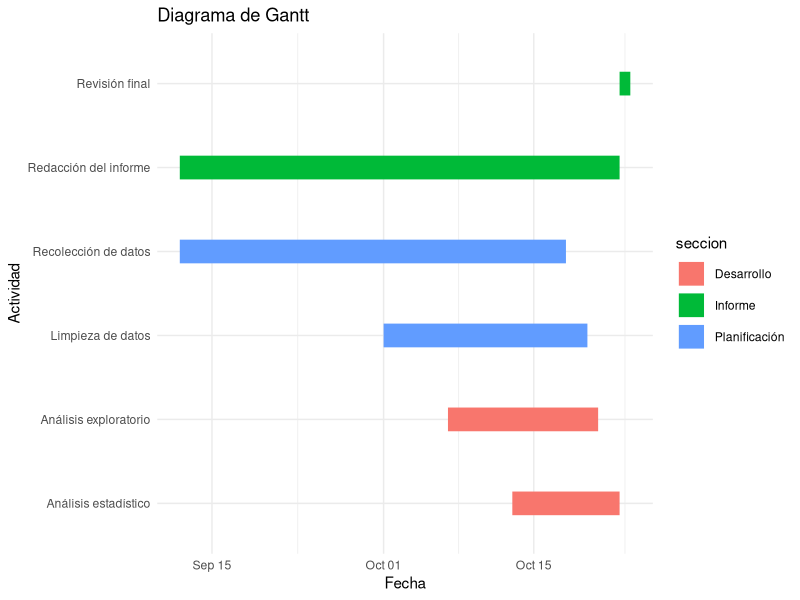
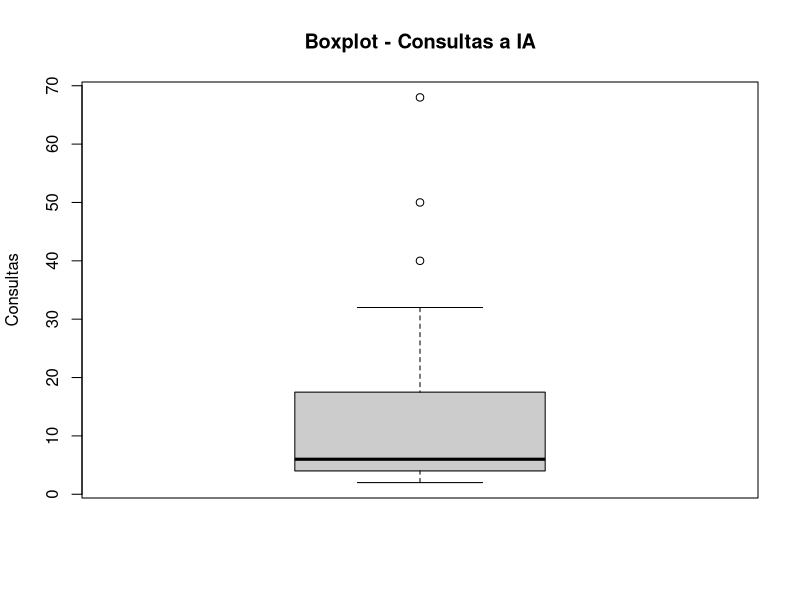
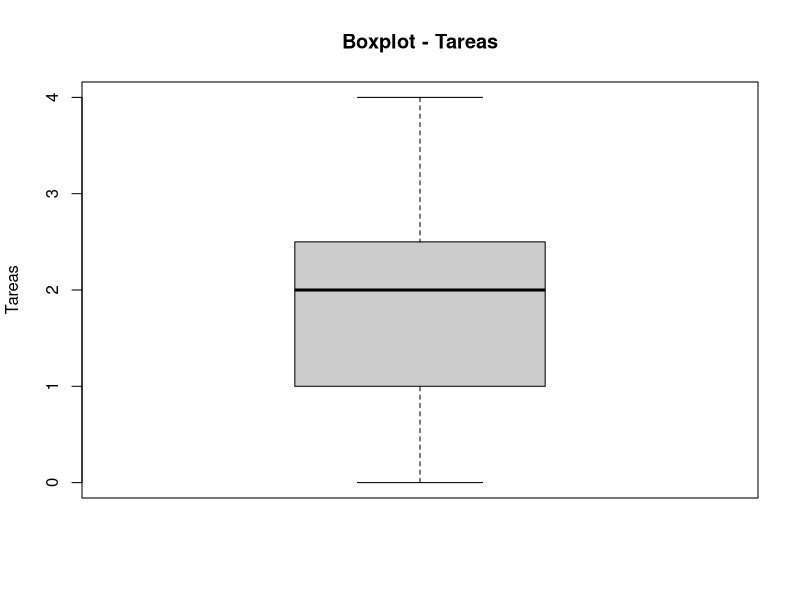
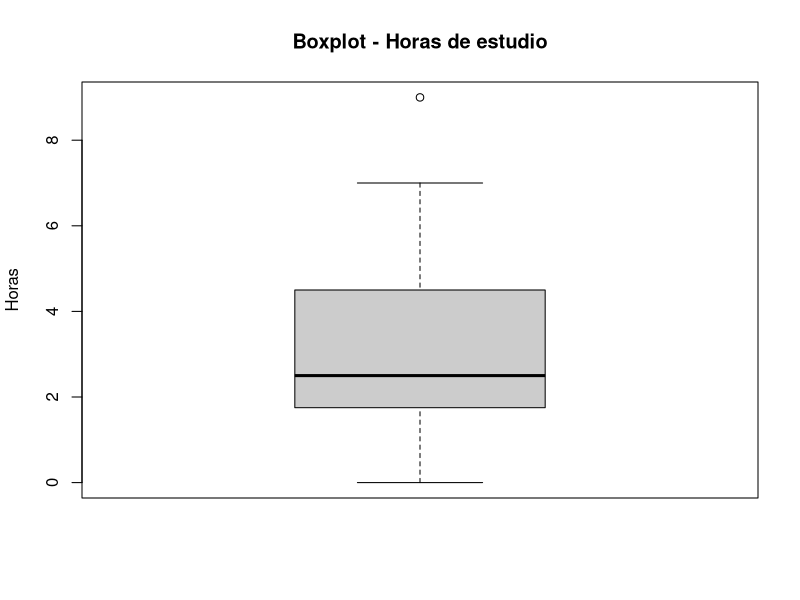
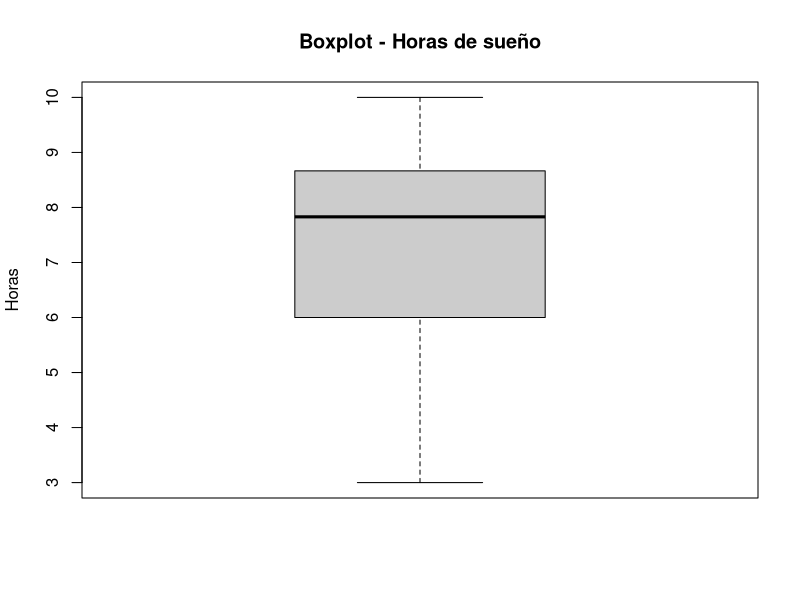
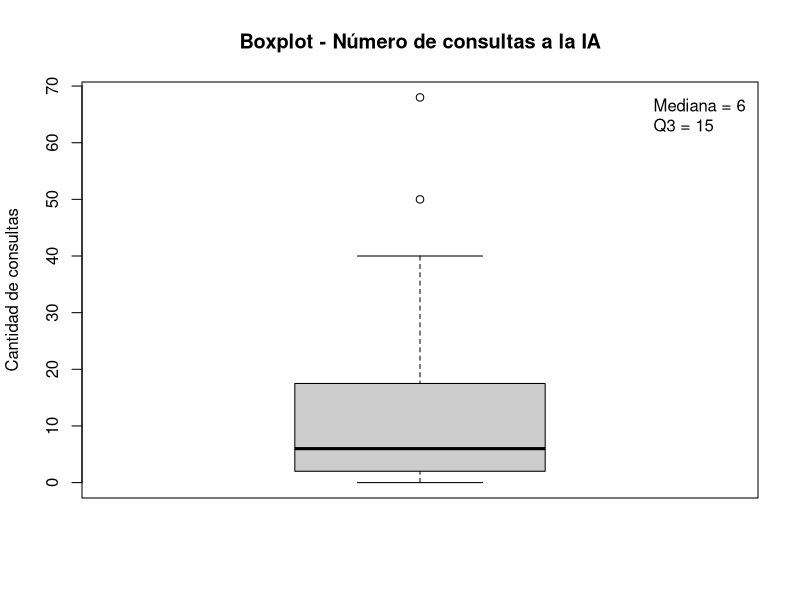
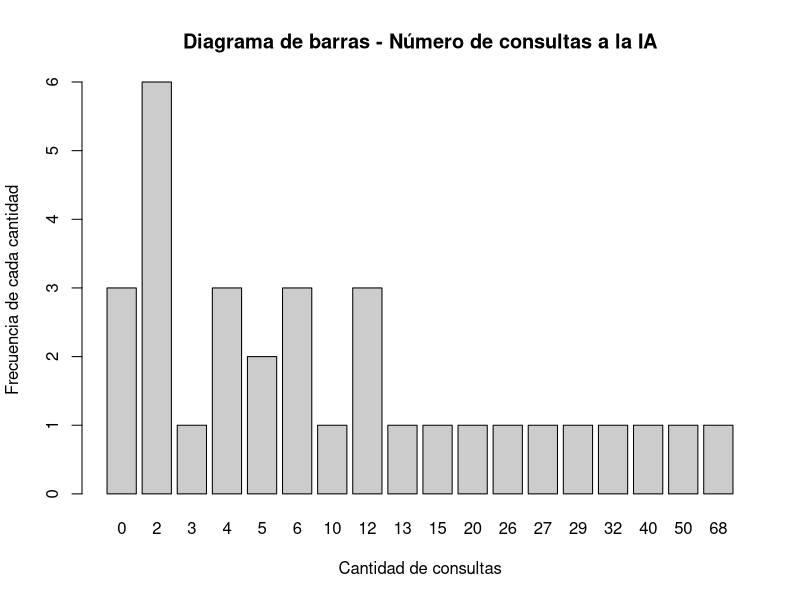
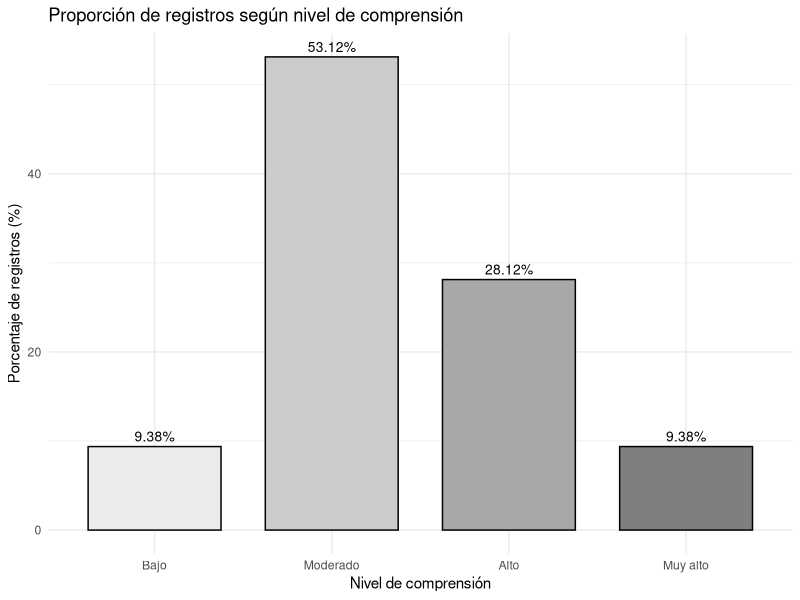

The R script that drew these images, in order:
## ---- chunk 1
library(ggplot2)

tareas <- data.frame(
  tarea = c(
    "Recolección de datos",
    "Limpieza de datos",
    "Análisis exploratorio",
    "Análisis estadístico",
    "Redacción del informe",
    "Revisión final"
  ),
  inicio = as.Date(c(
    "2026-09-12", "2026-10-01", "2026-10-07", "2026-10-13", "2026-09-12", "2026-10-23"
  )),
  fin = as.Date(c(
    "2026-10-18", "2026-10-20", "2026-10-21", "2026-10-23", "2026-10-23", "2026-10-24"
  )),
  seccion = c(
    "Planificación",
    "Planificación",
    "Desarrollo",
    "Desarrollo",
    "Informe",
    "Informe"
  )
)

ggplot(tareas,
       aes(x = inicio,
           xend = fin,
           y = tarea,
           yend = tarea,
           color = seccion)) +
  geom_segment(linewidth = 8) +
  labs(title = "Diagrama de Gantt",
       x = "Fecha",
       y = "Actividad") +
  theme_minimal()
## ---- chunk 2
library(readr)
library(dplyr)
library(tidyverse)
library(ggplot2)

DF <- read_csv("RespuestasDiario.csv")
## ---- chunk 3
names(DF)
DFL <- DF
## ---- chunk 4
DFL %>% rename(hora = `Marca temporal`
               , consultas = `¿Cuántas consultas a una IA realizaste hoy?`
               , uso = `¿Cuál fue el uso principal que le diste a la IA hoy?`
               , satisfaccion = `¿Qué nivel de satisfacción tienes con tu avance académico de hoy?`
               , tareas = `¿En cuántas tareas de hoy el uso de la IA te ahorró tiempo?`
               , curso = `¿Cuál es el código del curso sobre el que hiciste la mayoría de tus consultas a la IA hoy?`
               , estudio = `¿Cuántas horas efectivas de estudio acumulaste el día de hoy?`
               , sueno = `¿Cuántas horas dormiste la noche pasada?`
               , comprension = `¿Qué nivel de comprensión tuviste de las actividades académicas que realizaste hoy?`
               , email = `Dirección de correo electrónico`) -> DFL
## ---- chunk 5
DFL <- DFL[, c("hora", "consultas", "uso", "satisfaccion", "tareas", "curso", "estudio", "sueno", "comprension", "email")]
names(DFL)
## ---- chunk 6
DFAuxiliar <- read_csv("CorreosGrupo.csv")
## ---- chunk 7
DFL <- inner_join(DFL, DFAuxiliar, by = "email")
## ---- chunk 8
dim(DFL)
head(DFL)
sapply(DFL, class)
## ---- chunk 9
colSums(is.na(DFL))
## ---- chunk 10
round(colSums(is.na(DFL)) / nrow(DFL) * 100, 2)
## ---- chunk 11
sum(DFL$consultas == 0, na.rm = TRUE)
## ---- chunk 12
sum(DFL$tareas == 0, na.rm = TRUE)
## ---- chunk 13
sum(DFL$estudio == 0, na.rm = TRUE)
## ---- chunk 14
sum(DFL$sueno == 0, na.rm = TRUE)
## ---- chunk 15
unique(DFL$comprension)
## ---- chunk 16
length(unique(DFL$sueno))
unique(DFL$sueno)
## ---- chunk 17
length(unique(DFL$estudio))
unique(DFL$estudio)
## ---- chunk 18
length(unique(DFL$curso))
## ---- chunk 19
length(unique(DFL$tareas))
sort(unique(DFL$tareas))
## ---- chunk 20
unique(DFL$satisfaccion)
## ---- chunk 21
length(unique(DFL$uso))
unique(DFL$uso)
## ---- chunk 22
length(unique(DFL$consultas))
## ---- chunk 23

#Se hace el filtrado por horas teniendo en cuenta que se guarda en el formato de 24 horas por lo que solo acotamos desde 21.5 o sea 9:30 

DFL1<-DFL%>%filter(!(((hour(dmy_hms(hora)) + minute(dmy_hms(hora))/60) < 21.5))) %>% 

# en caso de superesswarnings es para evitar que arroje errores en consultas debido a que permite ingreso de datos vacíos por lo que se trata de convertir a numero y de ahí vemos si es NA e invirtiendo mediante ! para quedarnos con los que si cumplan eso  
  
filter(!is.na(suppressWarnings(as.numeric(consultas))), 

# Repetimos el mismo tipo de filtrado con respecto a la variable tareas, sueno y estudio 

!is.na(suppressWarnings(as.numeric(tareas))),                                   
!is.na(suppressWarnings(as.numeric(estudio))),                           !is.na(suppressWarnings(as.numeric(sueno))))%>% 
  
#verificamos que las consultas y tareas sean números enteros 

filter(as.numeric(consultas)%%1==0, 
       as.numeric(tareas)%%1==0)

## ---- chunk 24
  DF2<-DFL1%>%mutate(
  
  # se arma el primer filtro para normalizar uso
  uso_= chartr("áéíóúÁÉÍÓÚ", "aeiouAEIOU", tolower(uso)),
  
  # el segundo filtro para la búsqueda de palabras clave 
  usoC= str_detect(uso_,regex("\\b(ia|no|use|ningun[oa])\\b",ignore_case = TRUE)),
  
  # el tercer filtro ayuda a buscar datos no validos y validar los mismos
  cursoC = is.na(curso) | str_detect(curso, "^[ -]*$") | 
  str_detect(curso, "^[A-Za-z]{2}\\d{4}$"),
  
  # el cuarto filtro verifica las consultas y une con validacion de curso
  filtro=!usoC&cursoC&(as.numeric(consultas)>0|as.numeric(tareas)>0),
  
  # se aplica el filtro para cada dato relacionado
  uso = if_else(filtro, uso,NA_character_),
  
  consultas=if_else(filtro,consultas,NA_integer_),   
  
  tareas= if_else(filtro,tareas,NA_integer_),
  
  curso = if_else(filtro,curso,NA_character_)
  ) %>% select(-filtro, -usoC,-cursoC,-uso_)  
# después se borra las columnas auxiliares     
DF2$curso<-toupper(DF2$curso)
DF2$uso<-tolower(DF2$uso)
## ---- chunk 25
# Número de consultas a IA
boxplot(DF2$consultas,
        main = "Boxplot - Consultas a IA",
        ylab = "Consultas",
        col = "gray80")

boxplot.stats(DF2$consultas)$out
## ---- chunk 26
# Número de tareas donde la IA ahorró tiempo
boxplot(DF2$tareas,
        main = "Boxplot - Tareas",
        ylab = "Tareas",
        col = "gray80")

boxplot.stats(DF2$tareas)$out
## ---- chunk 27
# Horas efectivas de estudio
boxplot(DF2$estudio,
        main = "Boxplot - Horas de estudio",
        ylab = "Horas",
        col = "gray80")
        
boxplot.stats(DF2$estudio)$out
## ---- chunk 28
# Horas de sueño
boxplot(DF2$sueno,
        main = "Boxplot - Horas de sueño",
        ylab = "Horas",
        col = "gray80")

boxplot.stats(DF2$sueno)$out
## ---- chunk 29
# Variabilidad de las consultas
range(DF2$consultas, na.rm = TRUE)
var(DF2$consultas, na.rm = TRUE)
sd(DF2$consultas, na.rm = TRUE)
IQR(DF2$consultas, na.rm = TRUE)
sd(DF2$consultas, na.rm = TRUE) / mean(DF2$consultas, na.rm = TRUE)
## ---- chunk 30
# Variabilidad de las tareas
range(DF2$tareas, na.rm = TRUE)
var(DF2$tareas, na.rm = TRUE)
sd(DF2$tareas, na.rm = TRUE)
IQR(DF2$tareas, na.rm = TRUE)
sd(DF2$tareas, na.rm = TRUE) / mean(DF2$tareas, na.rm = TRUE)
## ---- chunk 31
# Variabilidad de las horas de estudio
range(DF2$estudio, na.rm = TRUE)
var(DF2$estudio, na.rm = TRUE)
sd(DF2$estudio, na.rm = TRUE)
IQR(DF2$estudio, na.rm = TRUE)
sd(DF2$estudio, na.rm = TRUE) / mean(DF2$estudio, na.rm = TRUE)
## ---- chunk 32
# Variabilidad de las horas de sueño
range(DF2$sueno, na.rm = TRUE)
var(DF2$sueno, na.rm = TRUE)
sd(DF2$sueno, na.rm = TRUE)
IQR(DF2$sueno, na.rm = TRUE)
sd(DF2$sueno, na.rm = TRUE) / mean(DF2$sueno, na.rm = TRUE)
## ---- chunk 33
# Frecuencia del principal uso de IA (de mayor a menor)
length(unique(na.omit(DF2$uso)))
head(sort(table(DF2$uso), decreasing = TRUE), 4)
round(head(sort(prop.table(table(DF2$uso)), decreasing = TRUE), 4) * 100, 2)
## ---- chunk 34
# Frecuencia del nivel de satisfacción
table(DF2$satisfaccion)
prop.table(table(DF2$satisfaccion)) * 100
## ---- chunk 35
# Frecuencia del nivel de comprensión (en su orden natural)
niveles <- c("Muy bajo", "Bajo", "Moderado", "Alto", "Muy alto")
table(factor(DF2$comprension, levels = niveles))
prop.table(table(factor(DF2$comprension, levels = niveles))) * 100
## ---- chunk 36
tabla_NA <- data.frame(
  Variable = names(DF2),
  Cantidad_NA = colSums(is.na(DF2)),
  Porcentaje_NA = round(colSums(is.na(DF2)) / nrow(DF2) * 100, 2),
  row.names = NULL
)
tabla_NA
## ---- chunk 37
#Revisamos si los NAs están en una mismo registro
table(rowSums(is.na(DF2)))
#Impacto si eliminamos los NAs
nrow(DF2)
nrow(na.omit(DF2))
round((1 - nrow(na.omit(DF2)) / nrow(DF2)) * 100, 2)
## ---- chunk 38
# DF2 sale de DFL1 sin filtrar filas, recuperamos de DFL1 los valores que el Paso 3 convirtió a NA
nrow(DFL1) == nrow(DF2)

diagnostico <- DF2 %>%
  mutate(
    # Valores originales, antes del Paso 3
    consultas_orig = as.numeric(DFL1$consultas),
    tareas_orig    = as.numeric(DFL1$tareas),
    uso_orig       = as.character(DFL1$uso),
    curso_orig     = as.character(DFL1$curso),

    # ¿El estudiante declaró alguna actividad con IA ese día?
    hubo_actividad = consultas_orig > 0 | tareas_orig > 0,

    # Motivo por el que el registro quedó incompleto
    motivo = case_when(
      !is.na(uso)     ~ "Completo",
      !hubo_actividad ~ "Sin uso de IA",
      consultas_orig == 0 & is.na(uso_orig) ~ "Sin uso de IA",
      TRUE            ~ "Curso fuera de formato"
    )
  )

table(diagnostico$motivo)
## ---- chunk 39
# Perfil de cada grupo según las consultas que realmente declararon
diagnostico %>%
  filter(motivo != "Completo") %>%
  group_by(motivo) %>%
  summarise(
    n = n(),
    consultas_min   = min(consultas_orig),
    consultas_max   = max(consultas_orig),
    consultas_media = round(mean(consultas_orig), 1)
  )
## ---- chunk 40
DF_GesNulos <- diagnostico %>%
  mutate(
    #Indicador de uso de IA, según el motivo y no según si había NA
    uso_ia = factor(if_else(motivo != "Sin uso de IA", "Usó IA", "No usó IA"),
                    levels = c("Usó IA", "No usó IA")),

    # Si no usó IA, el valor verdadero es 0 
    # Cuantitativas discretas: 
    consultas = if_else(motivo == "Sin uso de IA", 0, consultas_orig),
    consultas= as.integer(consultas),
    tareas    = if_else(motivo == "Sin uso de IA", 0, tareas_orig),
    tareas= as.integer(tareas),
    # Cualitativa nominal
    uso   = if_else(motivo == "Sin uso de IA", "No usó IA", uso_orig),
    uso = factor(uso,levels=unique(uso)),
    

  # Solo el curso se marca como inválido; el resto de datos se conserva
    curso = case_when(
      motivo == "Sin uso de IA"          ~ "No aplica",
      motivo == "Curso fuera de formato" ~ "Sin código válido",
      TRUE                               ~ curso_orig
    ),
      curso = factor(curso,levels=unique(curso)),

    # Cuantitativas continuas
    estudio = as.numeric(estudio),
    sueno   = as.numeric(sueno),

    # Ordinal con levels
    comprension = factor(comprension,
                         levels = c("Muy bajo", "Bajo", "Moderado", "Alto", "Muy alto"),
                         ordered = TRUE),

    satisfaccion = factor(satisfaccion, levels = 1:5, ordered = TRUE),

    # Identificador
    Grupo = factor(Grupo)
  ) %>%
# Se borran las columnas que solo sirvieron para el diagnóstico
  select(-consultas_orig, -tareas_orig, -uso_orig, -curso_orig,
         -hubo_actividad, -motivo)
## ---- chunk 41
# Verificamos que no quede ningún NA ni se hayan perdido filas
sum(is.na(DF_GesNulos))
nrow(DF_GesNulos)
table(DF_GesNulos$uso_ia)
## ---- chunk 42
DF3 <- DF_GesNulos %>%
  select(consultas, uso, satisfaccion, tareas, curso,
         estudio, sueno, comprension, uso_ia)

    dim(DF3)
    sapply(DF3, function(x) class(x)[1])
    sum(is.na(DF3))
## ---- chunk 43
# Cuántas observaciones sobreviven a cada etapa del proceso
trazabilidad <- data.frame(
  Etapa = c("Base cruda (DF)", "Subset y join (DFL)", "Normalización (DFL1)",
            "Criterios (DF2)", "Gestión de nulos (DF3)"),
  Observaciones = c(nrow(DF), nrow(DFL), nrow(DFL1), nrow(DF2), nrow(DF3))
)
# Qué porcentaje de la base original representa cada etapa
trazabilidad$Retencion <- round(trazabilidad$Observaciones / nrow(DF) * 100, 2)
trazabilidad
## ---- chunk 44
# Mismo diagnóstico del Paso 1, ahora sobre la base limpia.
radiografia <- data.frame(
  Variable = names(DF3),
  Tipo = sapply(DF3, function(x) class(x)[1]),
  NA_total = colSums(is.na(DF3)),
  Porcentaje_NA = round(colSums(is.na(DF3)) / nrow(DF3) * 100, 2),
  Unicos = sapply(DF3, function(x) length(unique(x))),
  row.names = NULL
)
radiografia
## ---- chunk 45
# Conteo de ceros en cada numérica
sum(DF3$consultas == 0)
sum(DF3$tareas == 0)
sum(DF3$estudio == 0)
sum(DF3$sueno == 0)
## ---- chunk 46
# Verificamos que ninguna numérica se salga de los rangos del codebook.

data.frame(
  Variable = c("consultas", "tareas", "estudio", "sueno"),
  Restriccion = c("x >= 0", "x >= 0", "x >= 0", "0 <= x <= 24"),
  Minimo = c(min(DF3$consultas), min(DF3$tareas), min(DF3$estudio), min(DF3$sueno)),
  Maximo = c(max(DF3$consultas), max(DF3$tareas), max(DF3$estudio), max(DF3$sueno)),
  Cumple = c(all(DF3$consultas >= 0), all(DF3$tareas >= 0), all(DF3$estudio >= 0),
             all(DF3$sueno >= 0 & DF3$sueno <= 24))
)
## ---- chunk 47
# Filas idénticas en todas sus columnas
sum(duplicated(DF_GesNulos))
# El diseño es longitudinal, cada estudiante debe tener un solo registro por día.
DF_GesNulos %>%
  mutate(fecha = substr(hora, 1, 10)) %>%
  count(email, fecha) %>%
  filter(n > 1)
## ---- chunk 48
# Observaciones limpias que aportó cada grupo
DF_GesNulos %>% count(Grupo)
## ---- chunk 49
# Filtro sobre nuestro grupo
GRUPO <- 6
DF3_grupo <- DF_GesNulos %>% filter(Grupo == GRUPO)

nrow(DF3_grupo)
DF3_grupo %>% count(email)
## ---- chunk 50
n_distinct(DF_GesNulos$email)
## ---- chunk 51
sd(DF3$consultas, na.rm = T) / abs(mean(DF3$consultas, na.rm = T))
## ---- chunk 52
boxplot(DF3$consultas,
        main = "Boxplot - Número de consultas a la IA",
        ylab = "Cantidad de consultas",
        col = "gray80")
legend("topright",
       legend = paste("Mediana =", median(DF3$consultas, na.rm = TRUE), "\nQ3 =", quantile(DF3$consultas, 0.75, na.rm = T, type = 3)), bty = "n")
## ---- chunk 53
barplot(table(DF3$consultas),
        main = "Diagrama de barras - Número de consultas a la IA",
        xlab = "Cantidad de consultas",
        ylab = "Frecuencia de cada cantidad",
        col = "gray80")
## ---- chunk 54
table(DF3$comprension)
round(prop.table(table(DF3$comprension)) * 100, 2)
round(cumsum(prop.table(table(DF3$comprension))) * 100, 2)
## ---- chunk 55
DF3 %>%
  count(comprension) %>%
  mutate(p = n / sum(n) * 100) %>%
  ggplot(aes(x = comprension, y = p, fill = comprension)) +
  geom_col(color = "black", width = 0.75) +
  geom_text(aes(label = paste0(round(p, 2), "%")), vjust = -0.5, size = 3.5) +
  scale_fill_manual(values = c("gray92", "gray80", "gray66", "gray50", "gray35")) +
  labs(title = "Proporción de registros según nivel de comprensión",
       x = "Nivel de comprensión", y = "Porcentaje de registros (%)") +
  theme_minimal() +
  theme(legend.position = "none")
## ---- chunk 56
summary(DF3$sueno)
round(sd(DF3$sueno),2)
IQR(DF3$sueno)
round(sd(DF3$sueno) / mean(DF3$sueno),2) #CV
## ---- chunk 57
boxplot(DF3$sueno,
        main = "Horas de sueño",
        ylab = "Horas",
        col = "gray80")
## ---- chunk 58
hist(DF3$sueno,
     main = "Horas de sueño",
     xlab = "Horas",
     col = "gray80",
     ylab = "Frecuencia")
axis(1, at = 0:ceiling(max(DF3$sueno)))
abline(v = mean(DF3$sueno, na.rm = TRUE), col = "firebrick", lwd = 2, lty = 2)
legend("topright",
       legend = paste("Media =", round(mean(DF3$sueno, na.rm = TRUE), 2)),
       col = "firebrick", lty = 2, lwd = 2, bty = "n")
## ---- chunk 59
boxplot(consultas ~ satisfaccion, data = DF3,
        main = "Nivel de satisfacción vs Número de consultas",
        xlab = "Nivel de satisfacción",
        ylab = "Cantidad de consultas")
## ---- chunk 60
quantile(DF3$consultas[DF3$satisfaccion == 3], 0.3, na.rm = T, type = 3)
quantile(DF3$consultas[DF3$satisfaccion == 4], 0.3, na.rm = T, type = 3)
quantile(DF3$consultas[DF3$satisfaccion == 5], 0.3, na.rm = T, type = 3)
## ---- chunk 61
cor.test(DF3$consultas,DF3$estudio,method="spearman")
## ---- chunk 62
ggplot(DF3, aes(x = consultas, y = estudio)) +
  geom_point(color = "navy", size = 2.5) +
  labs(
    title = "Consultas vs. horas de estudio",
    x = "Consultas a la IA",
    y = "Horas de estudio"
  )
## ---- chunk 63
DFC <- DF3[DF3$uso_ia == "Usó IA", ]
DFC$curso <- toupper(DFC$curso)
DFC$uso <- as.character(DFC$uso)
DFC <- DFC[DFC$curso %in% c("CC1105", "CS2031", "CC2101", "CS2013"), ]
DFC <- DFC[DFC$uso %in% c("Resolver ejercicios", "Resumir", "Programar", "Redactar"), ]
nrow(DFC)
## ---- chunk 64
tabla <- table(DFC$curso, DFC$uso)
tabla
round(prop.table(tabla, 1) * 100, 2)
## ---- chunk 65
DFC %>%
  count(curso, uso) %>%
  group_by(curso) %>%
  mutate(p = n / sum(n) * 100) %>%
  ggplot(aes(x = curso, y = p, fill = uso)) +
  geom_col(width = 0.75) +
  geom_text(aes(label = paste0(round(p, 1), "%")),
            position = position_stack(vjust = 0.5), size = 3) +
  scale_fill_manual(values = c("gray92", "gray78", "gray64", "gray50")) +
  labs(title = "Proporción de usos de la IA según el curso",
       x = "Curso", y = "Porcentaje de registros (%)", fill = "Uso principal") +
  theme_minimal()
## ---- chunk 66
DF3 %>%
  filter(uso_ia == "Usó IA") %>%
  mutate(
    uso_g = if_else(uso %in% c("Resolver ejercicios", "Resumir",
                                "Programar", "Redactar", "No usó IA"),
                     as.character(uso), "Otros"),
    ahorro = if_else(tareas == 0, "Sin tareas ahorradas", "Con tareas ahorradas")
  ) %>%
  count(uso_g, ahorro) %>%
  tidyr::pivot_wider(names_from = ahorro, values_from = n, values_fill = 0) %>%
  {
    tabla <- .[, c("uso_g", "Sin tareas ahorradas", "Con tareas ahorradas")]
    m <- t(as.matrix(tabla[, -1]))
    colnames(m) <- tabla$uso_g
    barplot(m,
            main = "Tareas ahorradas según el uso de IA",
            ylab = "Cantidad de registros",
            xlab = "Uso principal",
            col = c("gray85", "gray45"))
    legend("topleft",
           legend = c("Sin ahorro", "Con ahorro"),
           fill = c("gray85", "gray45"),
           cex = 0.8)
  }
## ---- chunk 67
DF3 %>%
  filter(uso_ia == "Usó IA") %>%
  mutate(uso_g = if_else(uso %in% c("Resolver ejercicios", "Resumir",
                                     "Programar", "Redactar", "No usó IA"),
                          as.character(uso), "Otros")) %>%
  group_by(uso_g) %>%
  summarise(
    registros   = n(),
    ta_ahorrada = round(mean(tareas > 0, na.rm = TRUE) * 100,2),

  ) %>%
  rename(Uso = uso_g)
## ---- chunk 68
boxplot(sueno ~ comprension, data = DF3,
        main = "Sueño según comprensión",
        xlab = "Comprensión",
        ylab = "Horas de sueño",
        col = c("gray92", "gray80", "gray66", "gray50", "gray35"))
abline(h = mean(DF3$sueno, na.rm = TRUE), col = "firebrick", lwd = 2, lty = 2)
legend("topright",
       legend = paste("Media =", round(mean(DF3$sueno, na.rm = TRUE), 2)),
       col = "firebrick", lty = 2, lwd = 2, bty = "n")
## ---- chunk 69
DF3%>%group_by(comprension)%>% summarise(n=n(),
    Q1= quantile(sueno, 0.25, na.rm = TRUE),
    Mediana = quantile(sueno, 0.5 ,na.rm = TRUE),
    Q3= quantile(sueno, 0.75, na.rm = TRUE),
    RIC     = IQR(sueno, na.rm = TRUE),
    Media = mean(sueno,na.rm=TRUE),
    CV = (sd(sueno,na.rm=TRUE)/mean(sueno,na.rm=TRUE))
                                         )
## ---- chunk 70
GRUPO <- 6
DF3_grupo <- DF_GesNulos %>% filter(Grupo == GRUPO)
nrow(DF3_grupo)
## ---- chunk 71
consultas_cat <- cut(DF3$consultas,
                     breaks = c(0, 1, 11, 21, 31, Inf),
                     right = FALSE,
                     labels = c("Sin uso", "Bajo", "Moderado",
                                "Frecuente", "Muy frecuente"))

frec_con <- table(consultas_cat)
prob_con <- prop.table(frec_con)
frec_con
round(prob_con, 4)
## ---- chunk 72
sum(prob_con)
## ---- chunk 73
barplot(prob_con,
        main = "Probabilidad empírica del nivel de uso de IA",
        xlab = "Nivel de uso (según número de consultas)",
        ylab = "Probabilidad",
        col = "gray70",
        ylim = c(0, 0.6))
## ---- chunk 74
frec_sat <- table(DF3$satisfaccion)
prob_sat <- prop.table(frec_sat)
frec_sat
round(prob_sat, 4)
## ---- chunk 75
sum(prob_sat)
## ---- chunk 76
barplot(prob_sat,
        main = "Probabilidad empírica de la satisfacción",
        xlab = "Nivel de satisfacción (1 = muy baja, 5 = muy alta)",
        ylab = "Probabilidad",
        col = "gray70",
        ylim = c(0, 0.6))
## ---- chunk 77
P_A = nrow(DF3 %>% filter(comprension == "Alto")) / nrow(DF3)
paste("Probabilidad de A:", P_A)
## ---- chunk 78
P_B = nrow(DF3 %>% filter(5 <= consultas & consultas <= 15)) / nrow(DF3)
paste("Probabilidad de B:", P_B)
## ---- chunk 79
# Estas graficas son solo referenciales (quitarlas antes de entregar el trabajo)
barplot(table(DF3$comprension))
hist(DF3$consultas, breaks = 10)
## ---- chunk 80
P_A_dado_B = nrow(DF3 %>% filter(5 <= consultas & consultas <= 15 & comprension == "Alto")) / nrow(DF3 %>% filter(5 <= consultas & consultas <= 15))

P_A_dado_B
## ---- chunk 81
P_A_dado_noB = nrow(DF3 %>% filter((consultas < 5 | 15 < consultas) & comprension == "Alto")) / nrow(DF3 %>% filter(consultas < 5 | 15 < consultas))

P_A_dado_noB
## ---- chunk 82
P_noB = 1 - P_B
P_noB
## ---- chunk 83
( P_A_dado_B * P_B ) / ( P_A_dado_B * P_B + P_A_dado_noB * P_noB )
## ---- chunk 84
directo <- nrow(DF3 %>% filter(5 <= consultas & consultas <= 15 & comprension == "Alto")) / nrow(DF3 %>% filter(comprension == "Alto"))
directo
## ---- chunk 85
round(directo * 100, 2)
